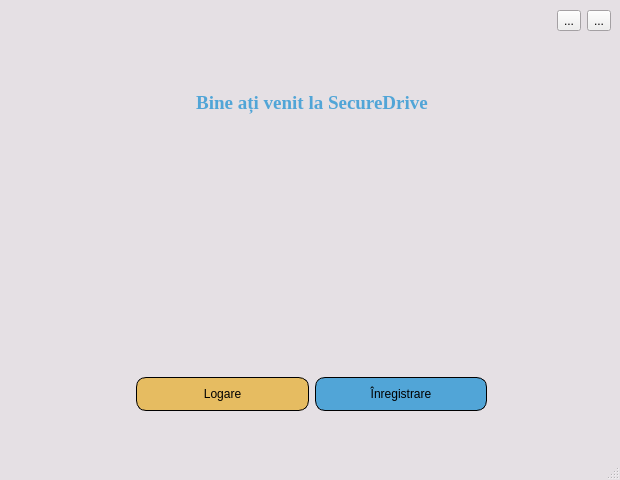
<?xml version="1.0" encoding="UTF-8"?>
<ui version="4.0">
 <class>SecureDrive</class>
 <widget class="QMainWindow" name="SecureDrive">
  <property name="geometry">
   <rect>
    <x>0</x>
    <y>0</y>
    <width>620</width>
    <height>480</height>
   </rect>
  </property>
  <property name="sizePolicy">
   <sizepolicy hsizetype="Fixed" vsizetype="Fixed">
    <horstretch>0</horstretch>
    <verstretch>0</verstretch>
   </sizepolicy>
  </property>
  <property name="palette">
   <palette>
    <active>
     <colorrole role="Base">
      <brush brushstyle="SolidPattern">
       <color alpha="255">
        <red>255</red>
        <green>255</green>
        <blue>255</blue>
       </color>
      </brush>
     </colorrole>
     <colorrole role="Window">
      <brush brushstyle="SolidPattern">
       <color alpha="255">
        <red>229</red>
        <green>224</green>
        <blue>228</blue>
       </color>
      </brush>
     </colorrole>
     <colorrole role="ToolTipBase">
      <brush brushstyle="SolidPattern">
       <color alpha="255">
        <red>85</red>
        <green>170</green>
        <blue>0</blue>
       </color>
      </brush>
     </colorrole>
     <colorrole role="PlaceholderText">
      <brush brushstyle="SolidPattern">
       <color alpha="128">
        <red>0</red>
        <green>255</green>
        <blue>255</blue>
       </color>
      </brush>
     </colorrole>
    </active>
    <inactive>
     <colorrole role="Base">
      <brush brushstyle="SolidPattern">
       <color alpha="255">
        <red>255</red>
        <green>255</green>
        <blue>255</blue>
       </color>
      </brush>
     </colorrole>
     <colorrole role="Window">
      <brush brushstyle="SolidPattern">
       <color alpha="255">
        <red>229</red>
        <green>224</green>
        <blue>228</blue>
       </color>
      </brush>
     </colorrole>
     <colorrole role="ToolTipBase">
      <brush brushstyle="SolidPattern">
       <color alpha="255">
        <red>85</red>
        <green>170</green>
        <blue>0</blue>
       </color>
      </brush>
     </colorrole>
     <colorrole role="PlaceholderText">
      <brush brushstyle="SolidPattern">
       <color alpha="128">
        <red>0</red>
        <green>255</green>
        <blue>255</blue>
       </color>
      </brush>
     </colorrole>
    </inactive>
    <disabled>
     <colorrole role="Base">
      <brush brushstyle="SolidPattern">
       <color alpha="255">
        <red>229</red>
        <green>224</green>
        <blue>228</blue>
       </color>
      </brush>
     </colorrole>
     <colorrole role="Window">
      <brush brushstyle="SolidPattern">
       <color alpha="255">
        <red>229</red>
        <green>224</green>
        <blue>228</blue>
       </color>
      </brush>
     </colorrole>
     <colorrole role="ToolTipBase">
      <brush brushstyle="SolidPattern">
       <color alpha="255">
        <red>85</red>
        <green>170</green>
        <blue>0</blue>
       </color>
      </brush>
     </colorrole>
     <colorrole role="PlaceholderText">
      <brush brushstyle="SolidPattern">
       <color alpha="128">
        <red>0</red>
        <green>255</green>
        <blue>255</blue>
       </color>
      </brush>
     </colorrole>
    </disabled>
   </palette>
  </property>
  <property name="mouseTracking">
   <bool>false</bool>
  </property>
  <property name="windowTitle">
   <string>SecureDrive</string>
  </property>
  <property name="windowIcon">
   <iconset>
    <normalon>C:/Users/roiur/Desktop/WhatsApp Image 2021-03-30 at 18.31.01.jpeg</normalon>
   </iconset>
  </property>
  <widget class="QWidget" name="centralwidget">
   <widget class="QWidget" name="layoutWidget">
    <property name="geometry">
     <rect>
      <x>6</x>
      <y>33</y>
      <width>611</width>
      <height>431</height>
     </rect>
    </property>
    <layout class="QVBoxLayout" name="verticalLayout">
     <property name="sizeConstraint">
      <enum>QLayout::SetNoConstraint</enum>
     </property>
     <item>
      <layout class="QHBoxLayout" name="horizontalLayout_3">
       <property name="sizeConstraint">
        <enum>QLayout::SetDefaultConstraint</enum>
       </property>
       <item>
        <spacer name="horizontalSpacer_3">
         <property name="orientation">
          <enum>Qt::Horizontal</enum>
         </property>
         <property name="sizeHint" stdset="0">
          <size>
           <width>40</width>
           <height>20</height>
          </size>
         </property>
        </spacer>
       </item>
       <item>
        <widget class="QLabel" name="label">
         <property name="sizePolicy">
          <sizepolicy hsizetype="Preferred" vsizetype="Preferred">
           <horstretch>0</horstretch>
           <verstretch>0</verstretch>
          </sizepolicy>
         </property>
         <property name="palette">
          <palette>
           <active>
            <colorrole role="WindowText">
             <brush brushstyle="SolidPattern">
              <color alpha="255">
               <red>81</red>
               <green>165</green>
               <blue>215</blue>
              </color>
             </brush>
            </colorrole>
            <colorrole role="Base">
             <brush brushstyle="SolidPattern">
              <color alpha="255">
               <red>255</red>
               <green>255</green>
               <blue>255</blue>
              </color>
             </brush>
            </colorrole>
            <colorrole role="Window">
             <brush brushstyle="SolidPattern">
              <color alpha="255">
               <red>170</red>
               <green>0</green>
               <blue>0</blue>
              </color>
             </brush>
            </colorrole>
            <colorrole role="AlternateBase">
             <brush brushstyle="SolidPattern">
              <color alpha="255">
               <red>255</red>
               <green>255</green>
               <blue>255</blue>
              </color>
             </brush>
            </colorrole>
           </active>
           <inactive>
            <colorrole role="WindowText">
             <brush brushstyle="SolidPattern">
              <color alpha="255">
               <red>81</red>
               <green>165</green>
               <blue>215</blue>
              </color>
             </brush>
            </colorrole>
            <colorrole role="Base">
             <brush brushstyle="SolidPattern">
              <color alpha="255">
               <red>255</red>
               <green>255</green>
               <blue>255</blue>
              </color>
             </brush>
            </colorrole>
            <colorrole role="Window">
             <brush brushstyle="SolidPattern">
              <color alpha="255">
               <red>170</red>
               <green>0</green>
               <blue>0</blue>
              </color>
             </brush>
            </colorrole>
            <colorrole role="AlternateBase">
             <brush brushstyle="SolidPattern">
              <color alpha="255">
               <red>255</red>
               <green>255</green>
               <blue>255</blue>
              </color>
             </brush>
            </colorrole>
           </inactive>
           <disabled>
            <colorrole role="WindowText">
             <brush brushstyle="SolidPattern">
              <color alpha="255">
               <red>120</red>
               <green>120</green>
               <blue>120</blue>
              </color>
             </brush>
            </colorrole>
            <colorrole role="Base">
             <brush brushstyle="SolidPattern">
              <color alpha="255">
               <red>170</red>
               <green>0</green>
               <blue>0</blue>
              </color>
             </brush>
            </colorrole>
            <colorrole role="Window">
             <brush brushstyle="SolidPattern">
              <color alpha="255">
               <red>170</red>
               <green>0</green>
               <blue>0</blue>
              </color>
             </brush>
            </colorrole>
            <colorrole role="AlternateBase">
             <brush brushstyle="SolidPattern">
              <color alpha="255">
               <red>255</red>
               <green>255</green>
               <blue>255</blue>
              </color>
             </brush>
            </colorrole>
           </disabled>
          </palette>
         </property>
         <property name="font">
          <font>
           <family>Times New Roman</family>
           <pointsize>14</pointsize>
           <weight>75</weight>
           <bold>true</bold>
          </font>
         </property>
         <property name="mouseTracking">
          <bool>false</bool>
         </property>
         <property name="text">
          <string>Bine ați venit la SecureDrive</string>
         </property>
         <property name="alignment">
          <set>Qt::AlignCenter</set>
         </property>
        </widget>
       </item>
       <item>
        <spacer name="horizontalSpacer_4">
         <property name="orientation">
          <enum>Qt::Horizontal</enum>
         </property>
         <property name="sizeType">
          <enum>QSizePolicy::Expanding</enum>
         </property>
         <property name="sizeHint" stdset="0">
          <size>
           <width>40</width>
           <height>20</height>
          </size>
         </property>
        </spacer>
       </item>
      </layout>
     </item>
     <item>
      <layout class="QHBoxLayout" name="horizontalLayout">
       <item>
        <spacer name="horizontalSpacer">
         <property name="orientation">
          <enum>Qt::Horizontal</enum>
         </property>
         <property name="sizeHint" stdset="0">
          <size>
           <width>40</width>
           <height>20</height>
          </size>
         </property>
        </spacer>
       </item>
       <item>
        <widget class="QLabel" name="label_2">
         <property name="sizePolicy">
          <sizepolicy hsizetype="Fixed" vsizetype="Ignored">
           <horstretch>0</horstretch>
           <verstretch>0</verstretch>
          </sizepolicy>
         </property>
         <property name="layoutDirection">
          <enum>Qt::LeftToRight</enum>
         </property>
         <property name="text">
          <string/>
         </property>
         <property name="pixmap">
          <pixmap resource="Resource.qrc">:/img/img/WhatsApp Image 2021-03-30 at 18.31.01.jpeg</pixmap>
         </property>
         <property name="alignment">
          <set>Qt::AlignCenter</set>
         </property>
        </widget>
       </item>
       <item>
        <spacer name="horizontalSpacer_2">
         <property name="orientation">
          <enum>Qt::Horizontal</enum>
         </property>
         <property name="sizeHint" stdset="0">
          <size>
           <width>40</width>
           <height>20</height>
          </size>
         </property>
        </spacer>
       </item>
      </layout>
     </item>
     <item>
      <layout class="QHBoxLayout" name="horizontalLayout_2">
       <property name="sizeConstraint">
        <enum>QLayout::SetFixedSize</enum>
       </property>
       <property name="leftMargin">
        <number>130</number>
       </property>
       <property name="topMargin">
        <number>53</number>
       </property>
       <property name="rightMargin">
        <number>130</number>
       </property>
       <property name="bottomMargin">
        <number>53</number>
       </property>
       <item>
        <widget class="QPushButton" name="pushButton_log">
         <property name="sizePolicy">
          <sizepolicy hsizetype="Minimum" vsizetype="Minimum">
           <horstretch>0</horstretch>
           <verstretch>0</verstretch>
          </sizepolicy>
         </property>
         <property name="palette">
          <palette>
           <active>
            <colorrole role="WindowText">
             <brush brushstyle="SolidPattern">
              <color alpha="255">
               <red>0</red>
               <green>0</green>
               <blue>0</blue>
              </color>
             </brush>
            </colorrole>
            <colorrole role="Button">
             <brush brushstyle="SolidPattern">
              <color alpha="255">
               <red>230</red>
               <green>188</green>
               <blue>97</blue>
              </color>
             </brush>
            </colorrole>
            <colorrole role="Base">
             <brush brushstyle="SolidPattern">
              <color alpha="255">
               <red>230</red>
               <green>188</green>
               <blue>97</blue>
              </color>
             </brush>
            </colorrole>
            <colorrole role="Window">
             <brush brushstyle="SolidPattern">
              <color alpha="255">
               <red>230</red>
               <green>188</green>
               <blue>97</blue>
              </color>
             </brush>
            </colorrole>
           </active>
           <inactive>
            <colorrole role="WindowText">
             <brush brushstyle="SolidPattern">
              <color alpha="255">
               <red>0</red>
               <green>0</green>
               <blue>0</blue>
              </color>
             </brush>
            </colorrole>
            <colorrole role="Button">
             <brush brushstyle="SolidPattern">
              <color alpha="255">
               <red>230</red>
               <green>188</green>
               <blue>97</blue>
              </color>
             </brush>
            </colorrole>
            <colorrole role="Base">
             <brush brushstyle="SolidPattern">
              <color alpha="255">
               <red>230</red>
               <green>188</green>
               <blue>97</blue>
              </color>
             </brush>
            </colorrole>
            <colorrole role="Window">
             <brush brushstyle="SolidPattern">
              <color alpha="255">
               <red>230</red>
               <green>188</green>
               <blue>97</blue>
              </color>
             </brush>
            </colorrole>
           </inactive>
           <disabled>
            <colorrole role="WindowText">
             <brush brushstyle="SolidPattern">
              <color alpha="255">
               <red>170</red>
               <green>0</green>
               <blue>0</blue>
              </color>
             </brush>
            </colorrole>
            <colorrole role="Button">
             <brush brushstyle="SolidPattern">
              <color alpha="255">
               <red>230</red>
               <green>188</green>
               <blue>97</blue>
              </color>
             </brush>
            </colorrole>
            <colorrole role="Base">
             <brush brushstyle="SolidPattern">
              <color alpha="255">
               <red>230</red>
               <green>188</green>
               <blue>97</blue>
              </color>
             </brush>
            </colorrole>
            <colorrole role="Window">
             <brush brushstyle="SolidPattern">
              <color alpha="255">
               <red>230</red>
               <green>188</green>
               <blue>97</blue>
              </color>
             </brush>
            </colorrole>
           </disabled>
          </palette>
         </property>
         <property name="mouseTracking">
          <bool>false</bool>
         </property>
         <property name="styleSheet">
          <string notr="true">background-color:rgb(230, 188, 97);
border-style:outset;
border-color:black;
border-width:1px;
border-radius:10px;</string>
         </property>
         <property name="text">
          <string>Logare</string>
         </property>
        </widget>
       </item>
       <item>
        <widget class="QPushButton" name="pushButton_reg">
         <property name="sizePolicy">
          <sizepolicy hsizetype="Minimum" vsizetype="Minimum">
           <horstretch>0</horstretch>
           <verstretch>0</verstretch>
          </sizepolicy>
         </property>
         <property name="mouseTracking">
          <bool>true</bool>
         </property>
         <property name="styleSheet">
          <string notr="true">background-color:rgb(81, 165, 215);
border-style:outset;
border-color:black;
border-width:1px;
border-radius:10px;</string>
         </property>
         <property name="text">
          <string>Înregistrare</string>
         </property>
        </widget>
       </item>
      </layout>
     </item>
    </layout>
   </widget>
   <widget class="QWidget" name="horizontalLayoutWidget">
    <property name="geometry">
     <rect>
      <x>10</x>
      <y>0</y>
      <width>601</width>
      <height>41</height>
     </rect>
    </property>
    <layout class="QHBoxLayout" name="horizontalLayout_4">
     <item>
      <spacer name="horizontalSpacer_5">
       <property name="orientation">
        <enum>Qt::Horizontal</enum>
       </property>
       <property name="sizeHint" stdset="0">
        <size>
         <width>40</width>
         <height>20</height>
        </size>
       </property>
      </spacer>
     </item>
     <item>
      <widget class="QToolButton" name="toolButton_min">
       <property name="text">
        <string>...</string>
       </property>
       <property name="icon">
        <iconset resource="Resource.qrc">
         <normaloff>:/img/img/minimize-window-16.png</normaloff>:/img/img/minimize-window-16.png</iconset>
       </property>
       <property name="shortcut">
        <string>Ctrl+M</string>
       </property>
      </widget>
     </item>
     <item>
      <widget class="QToolButton" name="toolButton_iesire">
       <property name="text">
        <string>...</string>
       </property>
       <property name="icon">
        <iconset resource="Resource.qrc">
         <normaloff>:/img/img/close-window-16.png</normaloff>:/img/img/close-window-16.png</iconset>
       </property>
       <property name="shortcut">
        <string>Ctrl+Q</string>
       </property>
      </widget>
     </item>
    </layout>
   </widget>
  </widget>
  <widget class="QStatusBar" name="statusbar"/>
 </widget>
 <resources>
  <include location="Resource.qrc"/>
 </resources>
 <connections/>
</ui>
